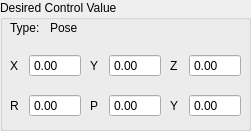
  <widget class="QGroupBox" name="desired_control_box">
   <property name="geometry">
    <rect>
     <x>10</x>
     <y>50</y>
     <width>251</width>
     <height>131</height>
    </rect>
   </property>
   <property name="title">
    <string>Desired Control Value</string>
   </property>
   <widget class="QWidget" name="layoutWidget_14">
    <property name="geometry">
     <rect>
      <x>10</x>
      <y>50</y>
      <width>71</width>
      <height>31</height>
     </rect>
    </property>
    <layout class="QGridLayout" name="gridLayout_19">
     <item row="0" column="1">
      <widget class="QDoubleSpinBox" name="x_value">
       <property name="sizePolicy">
        <sizepolicy hsizetype="Fixed" vsizetype="Fixed">
         <horstretch>0</horstretch>
         <verstretch>0</verstretch>
        </sizepolicy>
       </property>
       <property name="readOnly">
        <bool>true</bool>
       </property>
       <property name="buttonSymbols">
        <enum>QAbstractSpinBox::NoButtons</enum>
       </property>
       <property name="minimum">
        <double>-100.000000000000000</double>
       </property>
       <property name="maximum">
        <double>100.000000000000000</double>
       </property>
      </widget>
     </item>
     <item row="0" column="0">
      <widget class="QLabel" name="x_label">
       <property name="sizePolicy">
        <sizepolicy hsizetype="Minimum" vsizetype="Preferred">
         <horstretch>0</horstretch>
         <verstretch>0</verstretch>
        </sizepolicy>
       </property>
       <property name="text">
        <string>X</string>
       </property>
      </widget>
     </item>
    </layout>
   </widget>
   <widget class="QWidget" name="layoutWidget_15">
    <property name="geometry">
     <rect>
      <x>10</x>
      <y>90</y>
      <width>71</width>
      <height>31</height>
     </rect>
    </property>
    <layout class="QGridLayout" name="gridLayout_20">
     <item row="0" column="1">
      <widget class="QDoubleSpinBox" name="roll_value">
       <property name="sizePolicy">
        <sizepolicy hsizetype="Fixed" vsizetype="Fixed">
         <horstretch>0</horstretch>
         <verstretch>0</verstretch>
        </sizepolicy>
       </property>
       <property name="readOnly">
        <bool>true</bool>
       </property>
       <property name="buttonSymbols">
        <enum>QAbstractSpinBox::NoButtons</enum>
       </property>
       <property name="minimum">
        <double>-360.000000000000000</double>
       </property>
       <property name="maximum">
        <double>360.000000000000000</double>
       </property>
      </widget>
     </item>
     <item row="0" column="0">
      <widget class="QLabel" name="roll_label">
       <property name="sizePolicy">
        <sizepolicy hsizetype="Minimum" vsizetype="Preferred">
         <horstretch>0</horstretch>
         <verstretch>0</verstretch>
        </sizepolicy>
       </property>
       <property name="text">
        <string>R</string>
       </property>
      </widget>
     </item>
    </layout>
   </widget>
   <widget class="QWidget" name="layoutWidget_16">
    <property name="geometry">
     <rect>
      <x>90</x>
      <y>50</y>
      <width>71</width>
      <height>31</height>
     </rect>
    </property>
    <layout class="QGridLayout" name="gridLayout_21">
     <item row="0" column="1">
      <widget class="QDoubleSpinBox" name="y_value">
       <property name="sizePolicy">
        <sizepolicy hsizetype="Fixed" vsizetype="Fixed">
         <horstretch>0</horstretch>
         <verstretch>0</verstretch>
        </sizepolicy>
       </property>
       <property name="readOnly">
        <bool>true</bool>
       </property>
       <property name="buttonSymbols">
        <enum>QAbstractSpinBox::NoButtons</enum>
       </property>
       <property name="minimum">
        <double>-100.000000000000000</double>
       </property>
       <property name="maximum">
        <double>100.000000000000000</double>
       </property>
      </widget>
     </item>
     <item row="0" column="0">
      <widget class="QLabel" name="y_label">
       <property name="sizePolicy">
        <sizepolicy hsizetype="Minimum" vsizetype="Preferred">
         <horstretch>0</horstretch>
         <verstretch>0</verstretch>
        </sizepolicy>
       </property>
       <property name="text">
        <string>Y</string>
       </property>
      </widget>
     </item>
    </layout>
   </widget>
   <widget class="QWidget" name="layoutWidget_17">
    <property name="geometry">
     <rect>
      <x>170</x>
      <y>50</y>
      <width>71</width>
      <height>31</height>
     </rect>
    </property>
    <layout class="QGridLayout" name="gridLayout_22">
     <item row="0" column="1">
      <widget class="QDoubleSpinBox" name="z_value">
       <property name="sizePolicy">
        <sizepolicy hsizetype="Fixed" vsizetype="Fixed">
         <horstretch>0</horstretch>
         <verstretch>0</verstretch>
        </sizepolicy>
       </property>
       <property name="readOnly">
        <bool>true</bool>
       </property>
       <property name="buttonSymbols">
        <enum>QAbstractSpinBox::NoButtons</enum>
       </property>
       <property name="minimum">
        <double>-100.000000000000000</double>
       </property>
       <property name="maximum">
        <double>100.000000000000000</double>
       </property>
      </widget>
     </item>
     <item row="0" column="0">
      <widget class="QLabel" name="z_label">
       <property name="sizePolicy">
        <sizepolicy hsizetype="Minimum" vsizetype="Preferred">
         <horstretch>0</horstretch>
         <verstretch>0</verstretch>
        </sizepolicy>
       </property>
       <property name="text">
        <string>Z</string>
       </property>
      </widget>
     </item>
    </layout>
   </widget>
   <widget class="QWidget" name="layoutWidget_18">
    <property name="geometry">
     <rect>
      <x>90</x>
      <y>90</y>
      <width>71</width>
      <height>31</height>
     </rect>
    </property>
    <layout class="QGridLayout" name="gridLayout_23">
     <item row="0" column="1">
      <widget class="QDoubleSpinBox" name="pitch_value">
       <property name="sizePolicy">
        <sizepolicy hsizetype="Fixed" vsizetype="Fixed">
         <horstretch>0</horstretch>
         <verstretch>0</verstretch>
        </sizepolicy>
       </property>
       <property name="readOnly">
        <bool>true</bool>
       </property>
       <property name="buttonSymbols">
        <enum>QAbstractSpinBox::NoButtons</enum>
       </property>
       <property name="minimum">
        <double>-360.000000000000000</double>
       </property>
       <property name="maximum">
        <double>360.000000000000000</double>
       </property>
      </widget>
     </item>
     <item row="0" column="0">
      <widget class="QLabel" name="pitch_label">
       <property name="sizePolicy">
        <sizepolicy hsizetype="Minimum" vsizetype="Preferred">
         <horstretch>0</horstretch>
         <verstretch>0</verstretch>
        </sizepolicy>
       </property>
       <property name="text">
        <string>P</string>
       </property>
      </widget>
     </item>
    </layout>
   </widget>
   <widget class="QWidget" name="layoutWidget_19">
    <property name="geometry">
     <rect>
      <x>170</x>
      <y>90</y>
      <width>71</width>
      <height>31</height>
     </rect>
    </property>
    <layout class="QGridLayout" name="gridLayout_24">
     <item row="0" column="1">
      <widget class="QDoubleSpinBox" name="yaw_value">
       <property name="sizePolicy">
        <sizepolicy hsizetype="Fixed" vsizetype="Fixed">
         <horstretch>0</horstretch>
         <verstretch>0</verstretch>
        </sizepolicy>
       </property>
       <property name="readOnly">
        <bool>true</bool>
       </property>
       <property name="buttonSymbols">
        <enum>QAbstractSpinBox::NoButtons</enum>
       </property>
       <property name="minimum">
        <double>-360.000000000000000</double>
       </property>
       <property name="maximum">
        <double>360.000000000000000</double>
       </property>
      </widget>
     </item>
     <item row="0" column="0">
      <widget class="QLabel" name="yaw_label">
       <property name="sizePolicy">
        <sizepolicy hsizetype="Minimum" vsizetype="Preferred">
         <horstretch>0</horstretch>
         <verstretch>0</verstretch>
        </sizepolicy>
       </property>
       <property name="text">
        <string>Y</string>
       </property>
      </widget>
     </item>
    </layout>
   </widget>
   <widget class="QLabel" name="label">
    <property name="geometry">
     <rect>
      <x>10</x>
      <y>20</y>
      <width>31</width>
      <height>16</height>
     </rect>
    </property>
    <property name="text">
     <string>Type:</string>
    </property>
   </widget>
   <widget class="QLabel" name="controls_type_label">
    <property name="geometry">
     <rect>
      <x>50</x>
      <y>20</y>
      <width>121</width>
      <height>16</height>
     </rect>
    </property>
    <property name="text">
     <string>Pose</string>
    </property>
   </widget>
  </widget>
